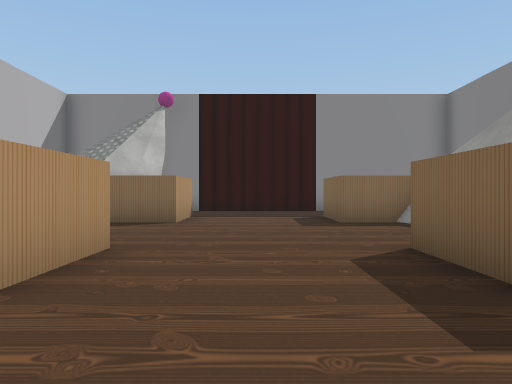
View 1 (above)

14 first-person views from a walk through a Unity game level. The camera is 1.3 m above the floor, looks level and sees 70° across. The floor is counted in squares, 2 m on a side. Each view is taken from the middle of a square. On the plan, view 1 faces up. The plan holds only what a view shows up to about 11 squares ahead; the rest is blank. The place goes on beyond the plan. Some surface patterns are stand-ins.

View 2
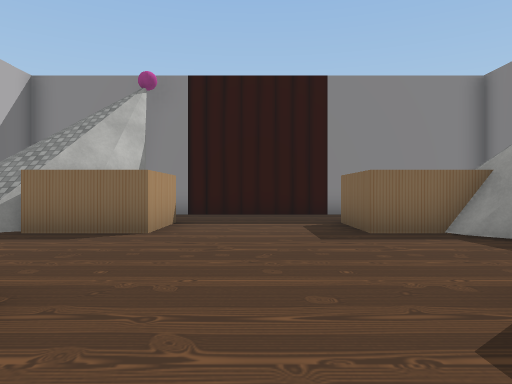

View 3
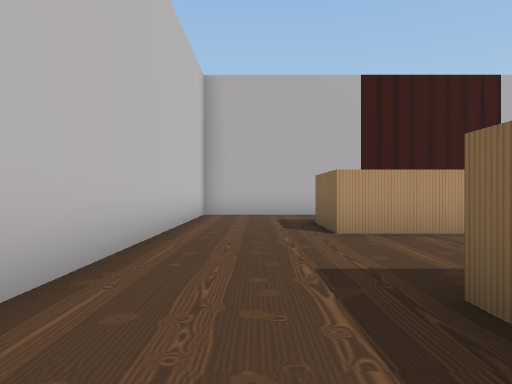

View 4
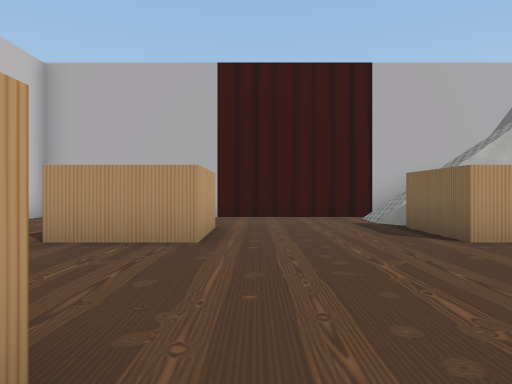

View 5
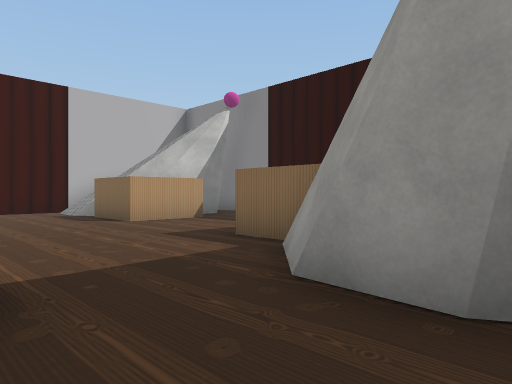

View 6
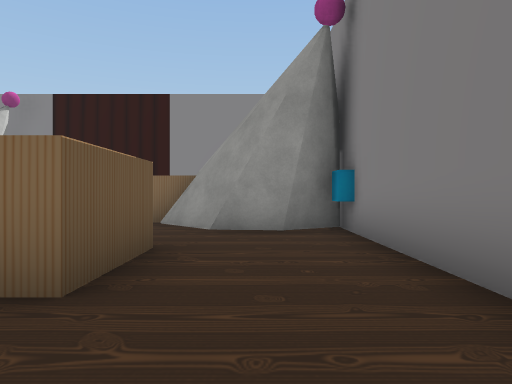

View 7
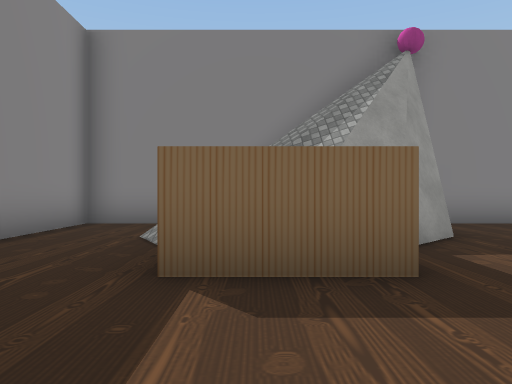

View 8
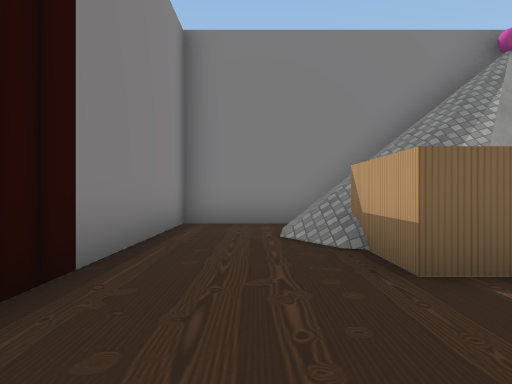

View 9
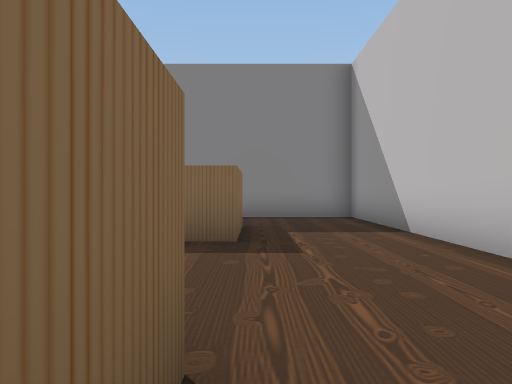

View 10
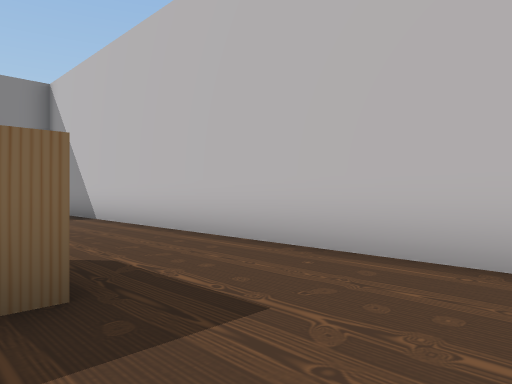

View 11
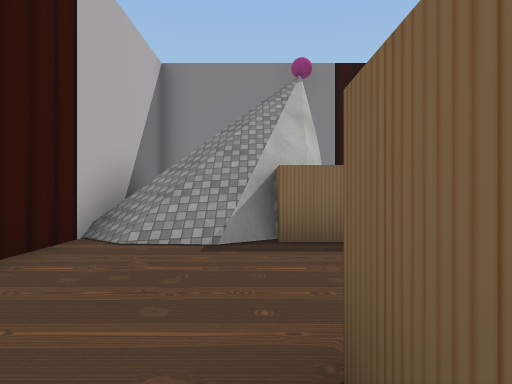

View 12
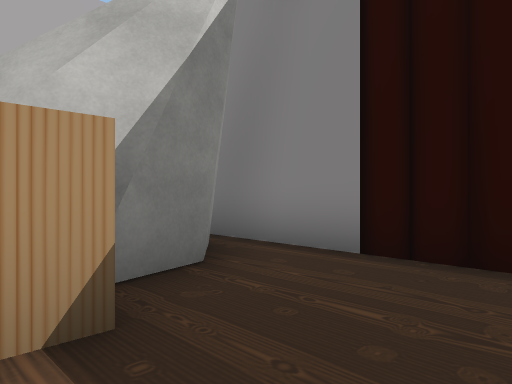

View 13
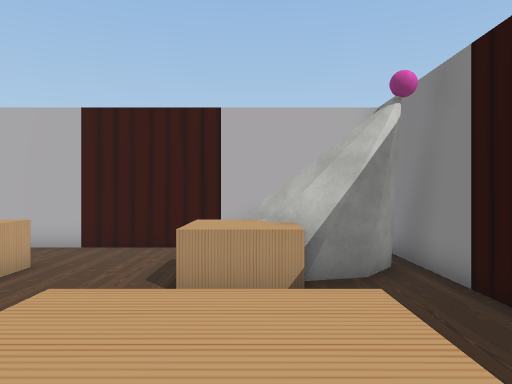

View 14
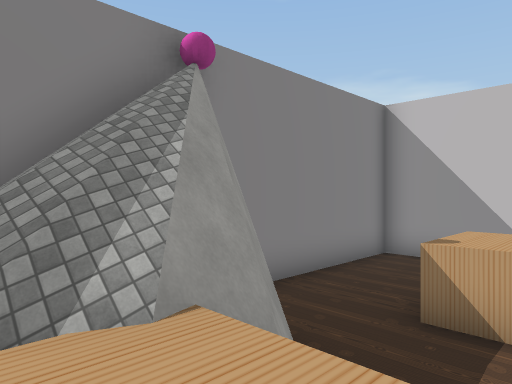

### Floor plan
Key: @ floor where view 1 was taken; # wall or solid block; . floor; / step, stairs or slope; = window, fence, low wall or low ledge; v drop or lower ground; O other object.
Columns run from 7 left of view 1 to 7 right of it. Each row starts with its distance up from view 1.
 13   #############
 12    #..........#
 11  # ##.........#
 10 ##//#.....///=#
  9 #///##...//// #
  8 #///##...////v#
  7 #........./##=#
  6 #..........//O#
  5 #.............#
  4 #...##...##...#
  3 #...##...##...#
  2 #.............#
  1 #.............#
  0 #......@......#
 -1 ###############

Where each view was taken, in squares from view 1:
view 1: 0 up, 0 right, facing up
view 2: 2 up, 0 right, facing up
view 3: 1 up, 4 right, facing left
view 4: 5 up, 3 right, facing left
view 5: 4 up, 6 right, facing up-left
view 6: 0 up, 5 right, facing up
view 7: 9 up, 1 left, facing right
view 8: 11 up, 1 left, facing right
view 9: 2 up, 3 left, facing right
view 10: 3 up, 6 left, facing down-right
view 11: 3 up, 4 left, facing up
view 12: 9 up, 0 right, facing up-left
view 13: 9 up, 4 right, facing left
view 14: 9 up, 2 right, facing down-right
